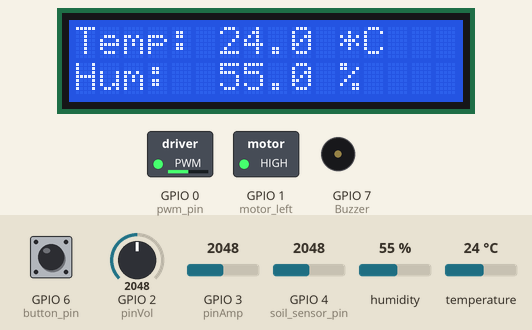
This program was run on a simulated ESP32. On the bench: 16×2 character LCD, switched loads named in the program (green lamp = pin HIGH), buzzer (waves = sounding). The test bench sets the inputs (shaded band); at power-on: GPIO 6 (button_pin) HIGH, GPIO 4 (soil_sensor_pin) = 2048, GPIO 2 (pinVol) = 2048, GPIO 3 (pinAmp) = 2048, humidity 55 %, temperature 24 °C.

Above: at 1.2 s.
1.3 s: GPIO 6 (button_pin) pulled LOW for 0.15 s
At 2.5 s:
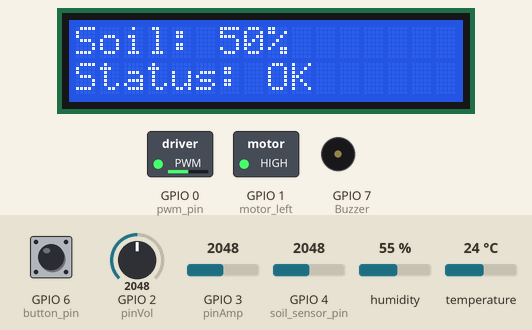
3.1 s: GPIO 4 (soil_sensor_pin) set to 1228
At 5.3 s:
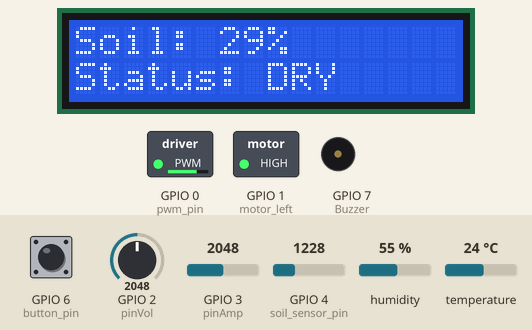
5.6 s: GPIO 4 (soil_sensor_pin) set to 3972
At 7.9 s:
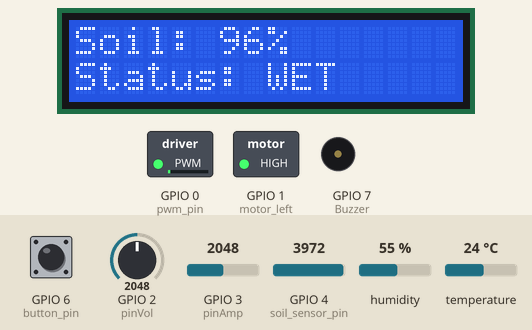
8.2 s: GPIO 6 (button_pin) pulled LOW for 1 s
At 10.2 s:
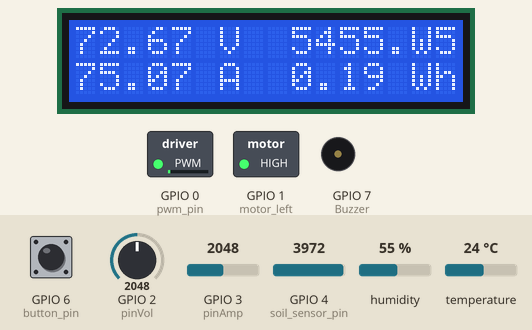
13.8 s: GPIO 2 (pinVol) set to 2866
At 15.4 s:
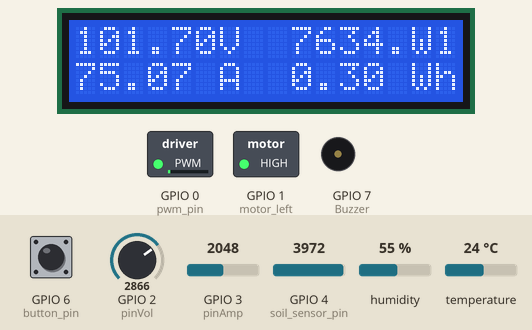
17.2 s: GPIO 3 (pinAmp) set to 2866
At 18.7 s:
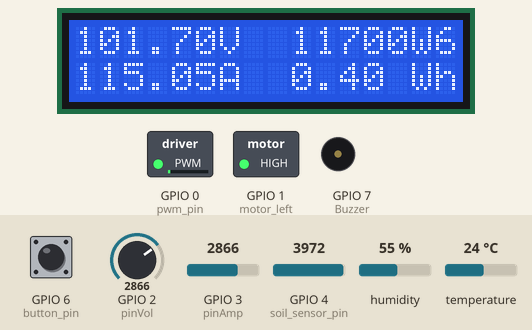
Timing chart, 0 to 20.2 s (numbered marks = the images above; inputs shaded):
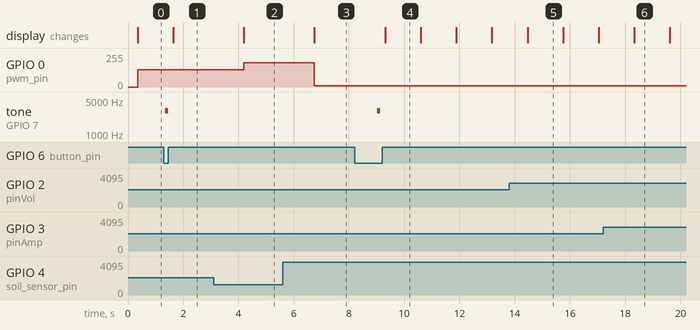

Measured:
- after the input at 1.3 s, tone on GPIO 7 (Buzzer): silent → 3000 Hz after 0.05 s, → silent 0.10 s later; the display: changes after 0.33 s (image 1)
- after the input at 3.1 s, GPIO 0 (pwm_pin): 128/255 → 182/255 after 1.1 s; the display: changes after 1.1 s (image 2)
- after the input at 5.6 s, GPIO 0 (pwm_pin): 182/255 → 11/255 after 1.2 s; the display: changes after 1.2 s (image 3)
- after the input at 8.2 s, tone on GPIO 7 (Buzzer): silent → 3000 Hz after 0.83 s, → silent 0.10 s later; the display: changes after 1.1 s (image 4)
- what the display in image 4 shows lasts 1.3 s, from 9.3 s to 10.6 s

The program:

main.cpp
```cpp
#include <Arduino.h>
#include <math.h>
#include <Wire.h>
#include <LiquidCrystal_I2C.h>
#include "DHTesp.h"

volatile int state = 1;                      // Biến state sẽ xoay vòng giữa 1, 2, 3
volatile bool state_em = 0;                      // Biến state sẽ xoay vòng giữa 1, 2, 3
volatile unsigned long lastDebounceTime = 0; // Thời gian cuối cùng nút được nhấn
const unsigned long debounceDelay = 250;     // Thời gian trễ khử rung
bool buzzerTriggered = false;                // Biến cờ để kiểm tra khi nào buzzer được kích hoạt

double hum_tmp = 0, temp_tmp = 0;            // Biến lưu trữ giá trị cũ của nhiệt độ và độ ẩm
double volt_tmp = 0, current_tmp = 0;        // Biến lưu trữ giá trị cũ của điện áp và dòng điện
int moisture_tmp=0;
int previousState = 0;                       // Trạng thái trước đó của hiển thị

class Sensor
{
  private:
    int DHT_PIN;
    int button_pin,button_pin_em;
    int soil_sensor_pin;
    int moisturePercent;   // Phần trăm độ ẩm đất
    String status;         // Trạng thái độ ẩm đất (WET, OK, DRY)
    DHTesp dhtSensor;
    int pinVol;
    int pinAmp;
    float volt, current, power, ampHours;
    unsigned long previousMillis;
    float totalCharge;
    float elapsedTime;
    String temp, hum;

  public:
    friend class Load;
    friend class LCD_DISPLAY;
    void Set_Sensor_Pin();
    void Read_Sensor();
    static void IRAM_ATTR handleInterrupt()
    {
      unsigned long currentTime = millis(); // Thời gian hiện tại
      if ((currentTime - lastDebounceTime) > debounceDelay)
      {
        state++;  // Tăng giá trị state
        if (state > 3) {
          state = 1;  // Xoay vòng giá trị state giữa 1, 2, 3
        }

        buzzerTriggered = true; // Kích hoạt buzzer khi nút được nhấn
        lastDebounceTime = currentTime; // Cập nhật thời gian nhấn nút cuối cùng
      }
    }

    static void IRAM_ATTR handleEM()
    {
      unsigned long currentTime = millis(); // Thời gian hiện tại
      if ((currentTime - lastDebounceTime) > debounceDelay)
      {
        state_em=!state_em;

        // buzzerTriggered = true; // Kích hoạt buzzer khi nút được nhấn
        lastDebounceTime = currentTime; // Cập nhật thời gian nhấn nút cuối cùng
      }
    }
};

class Load
{
  private:
    int Buzzer;
    int motor_left, motor_right,pwm_pin;

  public:
    void Set_Load_Pin();
    void Turn_On_Buzzer();
    void Control_Motor();
};

#define I2C_ADDR 0x27 // Address for I2C LCD
LiquidCrystal_I2C lcd(I2C_ADDR, 16, 2); // Define 16x2 LCD

class LCD_DISPLAY
{
  public:
    void Set_up_lcd();
    void display_lcd();
};

Sensor sensor;
Load load;
LCD_DISPLAY lcd_1602;

void Sensor::Set_Sensor_Pin()
{
  DHT_PIN = 10;
  button_pin = 6;
  pinVol = 2;
  pinAmp = 3;
  // button_pin_em=
  soil_sensor_pin = 4;
  pinMode(button_pin, INPUT_PULLUP); // Cấu hình nút nhấn với pullup
  pinMode(pinVol, INPUT);
  pinMode(pinAmp, INPUT);
  pinMode(button_pin_em, INPUT_PULLUP);
  attachInterrupt(digitalPinToInterrupt(button_pin), handleInterrupt, FALLING);
  attachInterrupt(digitalPinToInterrupt(button_pin_em), handleEM, FALLING);
  dhtSensor.setup(DHT_PIN, DHTesp::DHT22);
  pinMode(soil_sensor_pin, INPUT);
}

void LCD_DISPLAY::Set_up_lcd()
{
  lcd.init();         // Initialize LCD
  lcd.backlight();    // Turn on the backlight
  lcd.clear();        // Clear any previous data
}

void LCD_DISPLAY::display_lcd()
{
  if (state != previousState) {
    lcd.clear();  // Chỉ gọi lcd.clear() khi state thay đổi
    previousState = state;  // Cập nhật trạng thái hiện tại
  }

  switch (state)
  {
    case 1:
      if (
      abs(sensor.temp.toDouble() - temp_tmp) >= 0.1 ||
      abs(sensor.hum.toDouble() - hum_tmp) >= 0.1
      )
      {
        lcd.clear(); // Xóa LCD khi có thay đổi nhiệt độ hoặc độ ẩm
        temp_tmp = sensor.temp.toDouble();
        hum_tmp = sensor.hum.toDouble();
      }
      if (sensor.temp != "NaN" && sensor.hum != "NaN")
      {
        lcd.setCursor(0, 0); // Set cursor to top-left
        lcd.print("Temp: " + sensor.temp);
        lcd.setCursor(11, 0);
        lcd.print("*C");
        lcd.setCursor(0, 1); // Set cursor to the second line
        lcd.print("Hum: ");
        lcd.setCursor(6, 1);
        lcd.print(sensor.hum);
        lcd.setCursor(11, 1);
        lcd.print("%");
      }
      else
      {
        lcd.setCursor(0, 0);
        lcd.print("Temp/Humid Error"); // Error message if sensor fails
      }
      break;

    case 2:
      if (abs(sensor.moisturePercent - moisture_tmp) >= 1) // Kiểm tra thay đổi độ ẩm đất
      {
        lcd.clear(); // Xóa LCD khi có thay đổi độ ẩm đất
        moisture_tmp = sensor.moisturePercent;
      }
      lcd.setCursor(0, 0);
      lcd.print("Soil: ");
      lcd.setCursor(6, 0);
      lcd.print(sensor.moisturePercent);
      lcd.setCursor(8, 0);
      lcd.print("%");
      lcd.setCursor(0, 1);
      lcd.print("Status: ");
      lcd.setCursor(8, 1);
      lcd.print(sensor.status);
      break;

    case 3:
      if (
      abs(sensor.volt - volt_tmp) >= 0.1 ||
      abs(sensor.current - current_tmp) >= 0.1
      )
      {
        lcd.clear(); // Xóa LCD khi có thay đổi điện áp hoặc dòng điện
        volt_tmp = sensor.volt;
        current_tmp = sensor.current;
      }
      lcd.setCursor(0, 0);
      lcd.print(String(sensor.volt));
      lcd.setCursor(6, 0);
      lcd.print("V");
      lcd.setCursor(9, 0);
      lcd.print(String(sensor.power));
      lcd.setCursor(14, 0);
      lcd.print("W");
      lcd.setCursor(0, 1);
      lcd.print(String(sensor.current));
      lcd.setCursor(6, 1);
      lcd.print("A");
      lcd.setCursor(9, 1);
      lcd.print(String(sensor.ampHours));
      lcd.setCursor(14, 1);
      lcd.print("Wh");
      break;

    default:
      break;
  }
}


void Load::Set_Load_Pin()
{
  Buzzer = 7;
  pwm_pin=0;
  motor_left=1;
  motor_right=10;
  pinMode(Buzzer, OUTPUT);
  pinMode(motor_left, OUTPUT);
  pinMode(motor_right, OUTPUT);
  pinMode(pwm_pin, OUTPUT);
  digitalWrite(motor_left, HIGH);
  digitalWrite(motor_right, LOW);

}
void Load::Control_Motor(){
// Map giá trị độ ẩm sang giá trị PWM (tỉ lệ nghịch)
      int pwmValue = map(sensor.moisturePercent, 0, 100, 255, 0);

      // Đảm bảo giá trị PWM nằm trong khoảng hợp lệ
      pwmValue = constrain(pwmValue, 0, 255);

      analogWrite(pwm_pin, pwmValue);  // Gửi giá trị PWM tới chân PWM
}

void Sensor::Read_Sensor()
{
  TempAndHumidity data = sensor.dhtSensor.getTempAndHumidity();

  if (!isnan(data.temperature) && !isnan(data.humidity))
  {
    sensor.temp = String(data.temperature, 1);
    sensor.hum = String(data.humidity, 1);
  }
  else
  {
    sensor.temp = "NaN";
    sensor.hum = "NaN";
  }

  volt = 0;
  current = 0;
  int a = 0, c = 0;
  for (int i = 0; i < 200; i++)
  {
    c = analogRead(pinAmp); // Read current
    a = analogRead(pinVol); // Read voltage
    sensor.volt += a;
    sensor.current += c;
    delay(1);
  }

  sensor.volt = (sensor.volt / 200) * (3.3 / 1023.0) * 11;                  // Voltage adjustment for 3.3V source
  sensor.current = ((sensor.current / 200) - 512) * (3.3 / 1023.0) / 0.066; // Current adjustment for 3.3V source

  if (sensor.current < 0)
    sensor.current = 0; // Ignore negative values

  sensor.power = sensor.volt * sensor.current; // Power (Watts)

  unsigned long currentMillis = millis();
  elapsedTime = (currentMillis - previousMillis) / 1000.0; // Time in seconds
  previousMillis = currentMillis;

  totalCharge += current * elapsedTime; // Accumulate current over time
  ampHours = totalCharge / 3600.0;      // Convert to Amp-hours

  int SensorValue = analogRead(soil_sensor_pin); // Placeholder for soil sensor logic
  sensor.moisturePercent = map(SensorValue, 0, 4095, 0, 100);  // Tính phần trăm độ ẩm
  if (moisturePercent > 70) {
    sensor.status = "WET";
  } else if (moisturePercent < 30) {
    sensor.status = "DRY";
  } else {
    sensor.status = "OK";
  }
}

void Load::Turn_On_Buzzer()
{
  // digitalWrite(Buzzer, HIGH);   // Bật buzzer
  // delay(500);                   // Để buzzer kêu trong 500ms
  // digitalWrite(Buzzer, LOW);    // Tắt buzzer
  tone(Buzzer, 3000, 100);
}

void setup()
{
  Serial.begin(9600);
  sensor.Set_Sensor_Pin();
  load.Set_Load_Pin();
  lcd_1602.Set_up_lcd();
}

void loop()
{
  if(state_em){
    lcd.clear();
    lcd.setCursor(0,0);
    lcd.print("Emergency");
  }else{
  if (buzzerTriggered) {
    load.Turn_On_Buzzer();    // Kích hoạt buzzer nếu đã nhấn nút
    buzzerTriggered = false;  // Reset biến cờ để tránh buzzer kêu nhiều lần
  }

  sensor.Read_Sensor();
  lcd_1602.display_lcd();
  load.Control_Motor();
  delay(1000); // Delay between updates
  }
}
```
